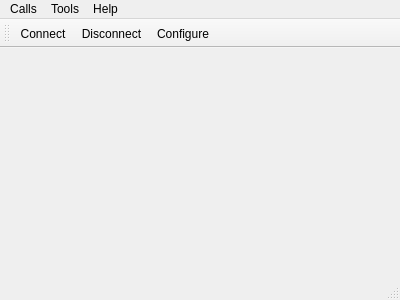
<?xml version="1.0" encoding="UTF-8"?>
<ui version="4.0">
 <class>MainWindow</class>
 <widget class="QMainWindow" name="MainWindow">
  <property name="geometry">
   <rect>
    <x>0</x>
    <y>0</y>
    <width>400</width>
    <height>300</height>
   </rect>
  </property>
  <property name="windowTitle">
   <string>RFID Reader</string>
  </property>
  <widget class="QWidget" name="centralWidget">
   <layout class="QVBoxLayout" name="verticalLayout"/>
  </widget>
  <widget class="QMenuBar" name="menuBar">
   <property name="geometry">
    <rect>
     <x>0</x>
     <y>0</y>
     <width>400</width>
     <height>18</height>
    </rect>
   </property>
   <widget class="QMenu" name="menuCalls">
    <property name="title">
     <string>Calls</string>
    </property>
    <addaction name="actionConnect"/>
    <addaction name="actionDisconnect"/>
    <addaction name="separator"/>
    <addaction name="actionQuit"/>
   </widget>
   <widget class="QMenu" name="menuTools">
    <property name="title">
     <string>Tools</string>
    </property>
    <addaction name="actionConfigure"/>
   </widget>
   <widget class="QMenu" name="menuHelp">
    <property name="title">
     <string>Help</string>
    </property>
    <addaction name="actionAbout"/>
    <addaction name="actionAboutQt"/>
   </widget>
   <addaction name="menuCalls"/>
   <addaction name="menuTools"/>
   <addaction name="menuHelp"/>
  </widget>
  <widget class="QToolBar" name="mainToolBar">
   <attribute name="toolBarArea">
    <enum>TopToolBarArea</enum>
   </attribute>
   <attribute name="toolBarBreak">
    <bool>false</bool>
   </attribute>
   <addaction name="actionConnect"/>
   <addaction name="actionDisconnect"/>
   <addaction name="actionConfigure"/>
  </widget>
  <widget class="QStatusBar" name="statusBar"/>
  <action name="actionAbout">
   <property name="text">
    <string>&amp;About</string>
   </property>
   <property name="toolTip">
    <string>About program</string>
   </property>
   <property name="shortcut">
    <string>Alt+A</string>
   </property>
  </action>
  <action name="actionAboutQt">
   <property name="text">
    <string>About Qt</string>
   </property>
  </action>
  <action name="actionConnect">
   <property name="text">
    <string>C&amp;onnect</string>
   </property>
   <property name="toolTip">
    <string>Connect to serial port</string>
   </property>
   <property name="shortcut">
    <string>Ctrl+O</string>
   </property>
  </action>
  <action name="actionDisconnect">
   <property name="text">
    <string>&amp;Disconnect</string>
   </property>
   <property name="toolTip">
    <string>Disconnect from serial port</string>
   </property>
   <property name="shortcut">
    <string>Ctrl+D</string>
   </property>
  </action>
  <action name="actionConfigure">
   <property name="text">
    <string>&amp;Configure</string>
   </property>
   <property name="toolTip">
    <string>Configure serial port</string>
   </property>
   <property name="shortcut">
    <string>Alt+C</string>
   </property>
  </action>
  <action name="actionQuit">
   <property name="text">
    <string>&amp;Quit</string>
   </property>
   <property name="shortcut">
    <string>Ctrl+Q</string>
   </property>
  </action>
  <action name="actionData_Base_of_card">
   <property name="text">
    <string>Data Base of card</string>
   </property>
  </action>
 </widget>
 <layoutdefault spacing="6" margin="11"/>
 <resources/>
 <connections/>
</ui>
